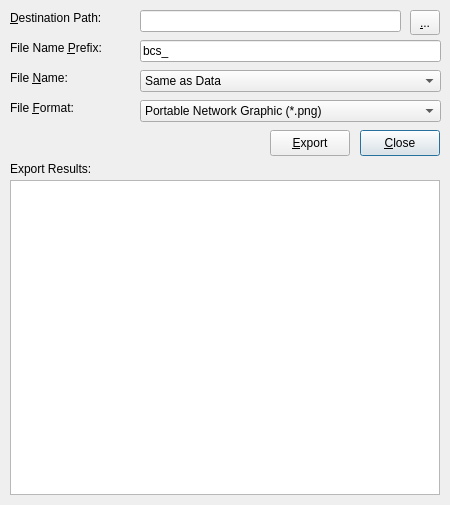
<?xml version="1.0" encoding="UTF-8"?>
<ui version="4.0">
 <class>ExportDialog</class>
 <widget class="QDialog" name="ExportDialog">
  <property name="geometry">
   <rect>
    <x>0</x>
    <y>0</y>
    <width>450</width>
    <height>505</height>
   </rect>
  </property>
  <property name="sizePolicy">
   <sizepolicy hsizetype="Fixed" vsizetype="Fixed">
    <horstretch>0</horstretch>
    <verstretch>0</verstretch>
   </sizepolicy>
  </property>
  <property name="minimumSize">
   <size>
    <width>450</width>
    <height>505</height>
   </size>
  </property>
  <property name="maximumSize">
   <size>
    <width>450</width>
    <height>505</height>
   </size>
  </property>
  <property name="windowTitle">
   <string>Export Barcodes</string>
  </property>
  <property name="windowIcon">
   <iconset>
    <normaloff>images/zint.png</normaloff>images/zint.png</iconset>
  </property>
  <widget class="QLineEdit" name="linDestPath">
   <property name="geometry">
    <rect>
     <x>140</x>
     <y>10</y>
     <width>261</width>
     <height>22</height>
    </rect>
   </property>
   <property name="toolTip">
    <string>Destination folder</string>
   </property>
  </widget>
  <widget class="QLineEdit" name="linPrefix">
   <property name="geometry">
    <rect>
     <x>140</x>
     <y>40</y>
     <width>301</width>
     <height>22</height>
    </rect>
   </property>
   <property name="toolTip">
    <string>The first part of the filenames</string>
   </property>
   <property name="text">
    <string>bcs_</string>
   </property>
  </widget>
  <widget class="QComboBox" name="cmbFileName">
   <property name="geometry">
    <rect>
     <x>140</x>
     <y>70</y>
     <width>301</width>
     <height>22</height>
    </rect>
   </property>
   <property name="toolTip">
    <string>Set the naming convention used by the files</string>
   </property>
   <item>
    <property name="text">
     <string>Same as Data</string>
    </property>
   </item>
   <item>
    <property name="text">
     <string>Serial Number</string>
    </property>
   </item>
  </widget>
  <widget class="QComboBox" name="cmbFileFormat">
   <property name="geometry">
    <rect>
     <x>140</x>
     <y>100</y>
     <width>301</width>
     <height>22</height>
    </rect>
   </property>
   <property name="toolTip">
    <string>The type of file which you want to create</string>
   </property>
   <item>
    <property name="text">
     <string>Portable Network Graphic (*.png)</string>
    </property>
   </item>
   <item>
    <property name="text">
     <string>Encapsulated Post Script (*.eps)</string>
    </property>
   </item>
   <item>
    <property name="text">
     <string>Graphics Interchange Format (*.gif)</string>
    </property>
   </item>
   <item>
    <property name="text">
     <string>Scalable Vector Graphic (*.svg)</string>
    </property>
   </item>
   <item>
    <property name="text">
     <string>Windows Bitmap (*.bmp)</string>
    </property>
   </item>
   <item>
    <property name="text">
     <string>ZSoft PC Painter Image (*.pcx)</string>
    </property>
   </item>
   <item>
    <property name="text">
     <string>Extended Metafile (*.emf)</string>
    </property>
   </item>
   <item>
    <property name="text">
     <string>Tagged Image File Format (*.tif)</string>
    </property>
   </item>
  </widget>
  <widget class="QToolButton" name="btnDestPath">
   <property name="geometry">
    <rect>
     <x>410</x>
     <y>10</y>
     <width>30</width>
     <height>25</height>
    </rect>
   </property>
   <property name="toolTip">
    <string>Find a destination for your files</string>
   </property>
   <property name="text">
    <string>&amp;...</string>
   </property>
  </widget>
  <widget class="QLabel" name="label">
   <property name="geometry">
    <rect>
     <x>10</x>
     <y>10</y>
     <width>121</width>
     <height>16</height>
    </rect>
   </property>
   <property name="text">
    <string>&amp;Destination Path:</string>
   </property>
   <property name="toolTip">
    <string>Destination folder</string>
   </property>
   <property name="buddy">
    <cstring>linDestPath</cstring>
   </property>
  </widget>
  <widget class="QLabel" name="label_2">
   <property name="geometry">
    <rect>
     <x>10</x>
     <y>40</y>
     <width>111</width>
     <height>16</height>
    </rect>
   </property>
   <property name="text">
    <string>File Name &amp;Prefix:</string>
   </property>
   <property name="toolTip">
    <string>The first part of the filenames</string>
   </property>
   <property name="buddy">
    <cstring>linPrefix</cstring>
   </property>
  </widget>
  <widget class="QLabel" name="label_3">
   <property name="geometry">
    <rect>
     <x>10</x>
     <y>70</y>
     <width>111</width>
     <height>16</height>
    </rect>
   </property>
   <property name="text">
    <string>File &amp;Name:</string>
   </property>
   <property name="toolTip">
    <string>Set the naming convention used by the files</string>
   </property>
   <property name="buddy">
    <cstring>cmbFileName</cstring>
   </property>
  </widget>
  <widget class="QLabel" name="label_4">
   <property name="geometry">
    <rect>
     <x>10</x>
     <y>100</y>
     <width>111</width>
     <height>16</height>
    </rect>
   </property>
   <property name="text">
    <string>File &amp;Format:</string>
   </property>
   <property name="toolTip">
    <string>The type of file which you want to create</string>
   </property>
   <property name="buddy">
    <cstring>cmbFileFormat</cstring>
   </property>
  </widget>
  <widget class="QPushButton" name="btnCancel">
   <property name="geometry">
    <rect>
     <x>360</x>
     <y>130</y>
     <width>80</width>
     <height>26</height>
    </rect>
   </property>
   <property name="text">
    <string>&amp;Close</string>
   </property>
   <property name="toolTip">
    <string>Close window</string>
   </property>
  </widget>
  <widget class="QPushButton" name="btnOK">
   <property name="geometry">
    <rect>
     <x>270</x>
     <y>130</y>
     <width>80</width>
     <height>26</height>
    </rect>
   </property>
   <property name="text">
    <string>&amp;Export</string>
   </property>
   <property name="toolTip">
    <string>Create files</string>
   </property>
  </widget>
  <widget class="QPlainTextEdit" name="txtFeedback">
   <property name="geometry">
    <rect>
     <x>10</x>
     <y>180</y>
     <width>430</width>
     <height>315</height>
    </rect>
   </property>
  </widget>
  <widget class="QLabel" name="lblFeedback">
   <property name="geometry">
    <rect>
     <x>10</x>
     <y>160</y>
     <width>101</width>
     <height>17</height>
    </rect>
   </property>
   <property name="text">
    <string>Export Results:</string>
   </property>
  </widget>
 </widget>
 <resources/>
 <connections/>
</ui>
